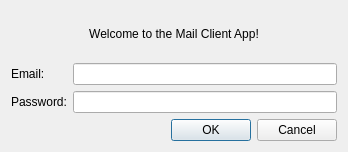
<?xml version="1.0" encoding="UTF-8"?>
<ui version="4.0">
 <class>Dialog</class>
 <widget class="QDialog" name="Dialog">
  <property name="geometry">
   <rect>
    <x>0</x>
    <y>0</y>
    <width>348</width>
    <height>152</height>
   </rect>
  </property>
  <property name="windowTitle">
   <string>Mail Client</string>
  </property>
  <property name="styleSheet">
   <string notr="true">QDialog{
	backgroung: rgb(238, 238, 236)
}</string>
  </property>
  <layout class="QGridLayout" name="gridLayout">
   <item row="1" column="0">
    <widget class="QLabel" name="label">
     <property name="text">
      <string>Email:</string>
     </property>
    </widget>
   </item>
   <item row="3" column="0">
    <widget class="QLabel" name="label_2">
     <property name="text">
      <string>Password:</string>
     </property>
    </widget>
   </item>
   <item row="4" column="1">
    <widget class="QDialogButtonBox" name="buttonBox">
     <property name="orientation">
      <enum>Qt::Horizontal</enum>
     </property>
     <property name="standardButtons">
      <set>QDialogButtonBox::Cancel|QDialogButtonBox::Ok</set>
     </property>
    </widget>
   </item>
   <item row="1" column="1">
    <widget class="QLineEdit" name="email_le"/>
   </item>
   <item row="3" column="1">
    <widget class="QLineEdit" name="pass_le"/>
   </item>
   <item row="0" column="0" colspan="2">
    <widget class="QLabel" name="welcome_label">
     <property name="layoutDirection">
      <enum>Qt::LeftToRight</enum>
     </property>
     <property name="text">
      <string>Welcome to the Mail Client App!</string>
     </property>
     <property name="alignment">
      <set>Qt::AlignCenter</set>
     </property>
    </widget>
   </item>
  </layout>
 </widget>
 <resources/>
 <connections>
  <connection>
   <sender>buttonBox</sender>
   <signal>accepted()</signal>
   <receiver>Dialog</receiver>
   <slot>accept()</slot>
   <hints>
    <hint type="sourcelabel">
     <x>248</x>
     <y>254</y>
    </hint>
    <hint type="destinationlabel">
     <x>157</x>
     <y>274</y>
    </hint>
   </hints>
  </connection>
  <connection>
   <sender>buttonBox</sender>
   <signal>rejected()</signal>
   <receiver>Dialog</receiver>
   <slot>reject()</slot>
   <hints>
    <hint type="sourcelabel">
     <x>316</x>
     <y>260</y>
    </hint>
    <hint type="destinationlabel">
     <x>286</x>
     <y>274</y>
    </hint>
   </hints>
  </connection>
 </connections>
</ui>
